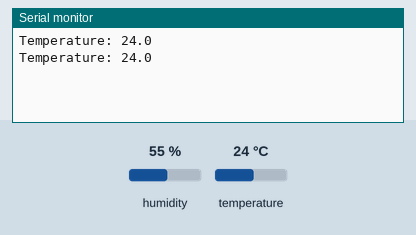
Recording of a sketch running on a simulated Arduino Mega 2560, built with avr-gcc and run on an emulated ATmega2560. Parts: the last lines printed to the serial monitor. The inputs (shaded band) are chosen by the test bench; at power-on: temperature 24 °C, humidity 55 %.

Above: at 10.8 s.
10.9 s: temperature set to 12 °C
At 20.7 s:
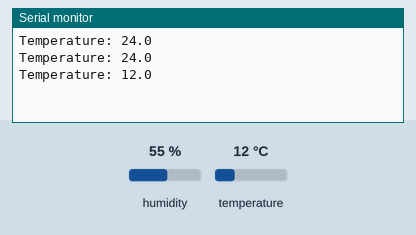
20.9 s: temperature set to 19 °C
At 30.9 s:
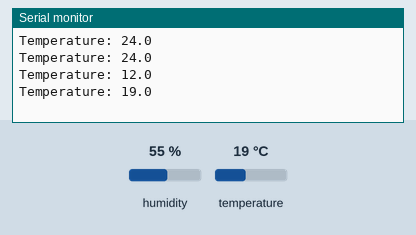
Timing chart, 0 to 32.4 s (numbered marks = the images above; inputs shaded):
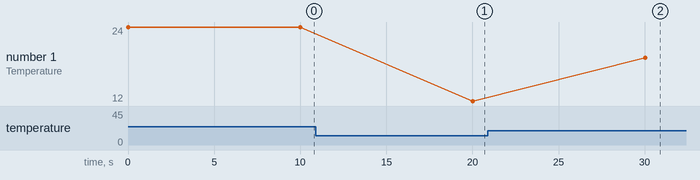

Measured:
- after the input at 10.9 s, the serial monitor: prints a new line after 9.1 s (image 1)
- after the input at 20.9 s, the serial monitor: prints a new line after 9.1 s (image 2)
- plotted number 1: 24 → 12 after the input at 10.9 s, 12 → 19 after the input at 20.9 s

The sketch:

Temperature_Tserver.ino
```cpp
//LAB

#include <Wire.h>
#include <dhtnew.h>


DHTNEW mySensor(6);   // DATA pin på DHT22 til pin 6 på Arduino

void setup() {
  Serial.begin(9600);    // Til USB Serial Monitor
  Serial1.begin(9600);   // Til Raspberry Pi via TX1/RX1
}

void loop() {

  mySensor.read();
  float temperature = mySensor.getTemperature();

  Serial1.println(temperature, 1);
  Serial.print("Temperature: ");
  Serial.println(temperature, 1);

  //Serial1.println("Hello from Arduino!");
  //Serial.println("Hello from Arduino (USB)");
  delay(10000);
}
```
